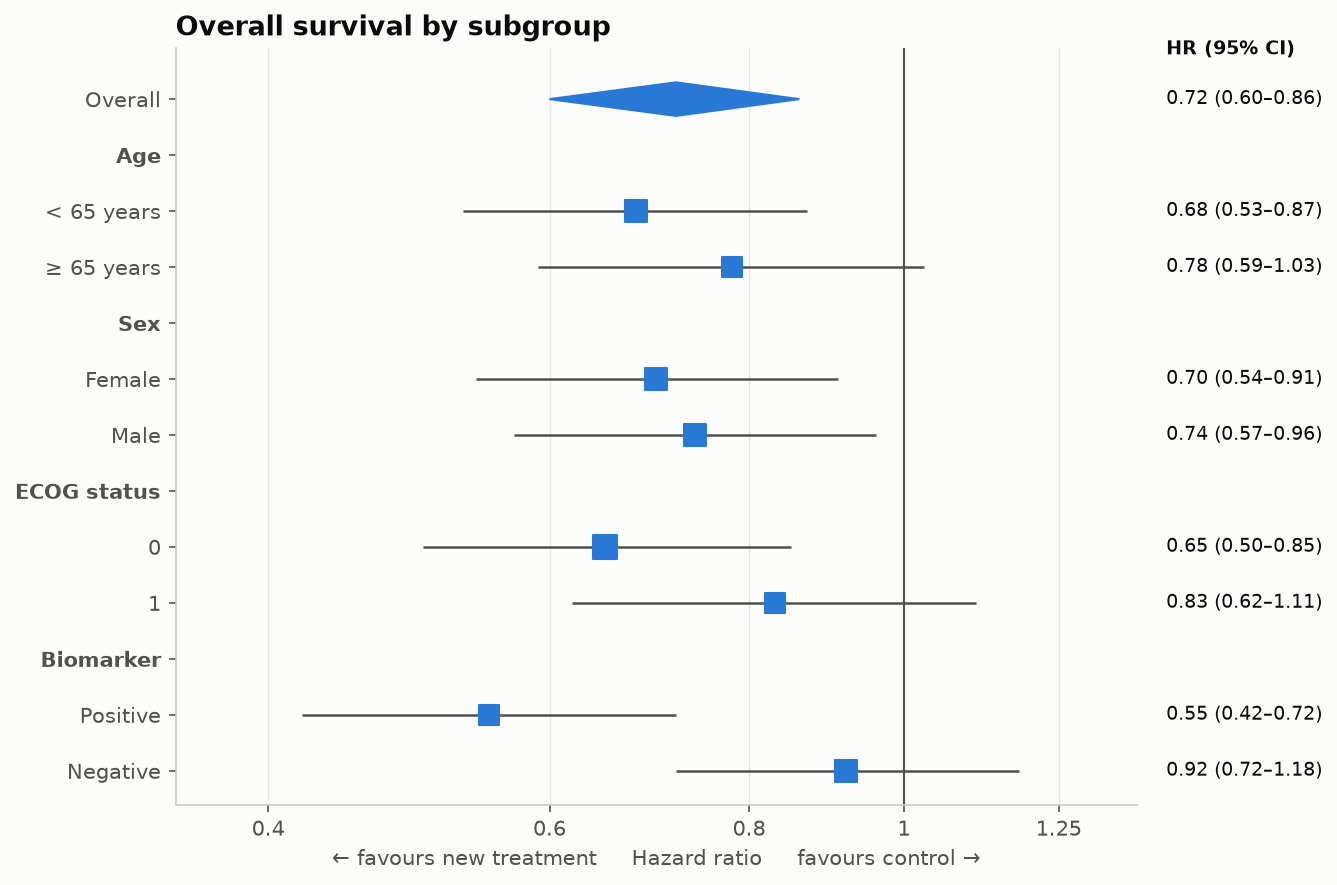

The Python source for this figure:
"""
Forest Plot  -  family: Scientific & clinical

DESIGN PURPOSE
Shows effect estimates (hazard ratio, odds ratio, mean difference) with
confidence intervals for many subgroups or studies, aligned against a line of
no effect. It is the core figure of meta-analyses and trial subgroup analyses.

WHEN TO USE
  - Show a meta-analysis that pools results from several studies
  - Check the consistency of a treatment effect across pre-specified subgroups
  - Present regression coefficients or odds ratios with their CIs

AVOID WHEN
  - There are only one or two estimates (state them in text)
  - Estimates are on different scales (normalize first)

ALTERNATIVES
  - Coefficient (dot-and-whisker) plot
  - Table of estimates

EXAMPLE
Hazard ratios (new treatment vs. control) for overall survival across patient
subgroups (synthetic).

Run:  python forest_plot.py
"""
import sys
from pathlib import Path

import numpy as np
import pandas as pd
import matplotlib.pyplot as plt

# Library style: categorical colors in fixed order, recessive axes, hairline grid.
PALETTE = ["#2a78d6", "#eb6834", "#1baf7a", "#eda100",
           "#e87ba4", "#008300", "#6250d6", "#e34948"]
SEQ_CMAP = "Blues"      # sequential: one hue, light -> dark
DIV_CMAP = "RdBu_r"     # diverging: two opposite hues, neutral midpoint
GRAY = "#b8b7b1"        # de-emphasised marks
plt.rcParams.update({
    "figure.figsize": (8, 4.8), "figure.dpi": 110, "figure.facecolor": "#fcfcfb",
    "axes.facecolor": "#fcfcfb", "axes.edgecolor": "#c9c8c3", "axes.linewidth": 0.8,
    "axes.spines.top": False, "axes.spines.right": False,
    "axes.grid": True, "grid.color": "#e6e5e1", "grid.linewidth": 0.6, "axes.axisbelow": True,
    "axes.prop_cycle": plt.cycler(color=PALETTE),
    "axes.titlesize": 13, "axes.titleweight": "bold", "axes.titlelocation": "left",
    "axes.labelcolor": "#52514e", "xtick.color": "#52514e", "ytick.color": "#52514e",
    "text.color": "#0b0b0b", "font.size": 10, "lines.linewidth": 2,
    "legend.frameon": False,
})

# --- Example data ------------------------------------------------------------
rows = [  # label, HR, lower, upper, n   (None = section header)
    ("Overall", 0.72, 0.60, 0.86, 840),
    ("Age", None, None, None, None),
    ("  < 65 years", 0.68, 0.53, 0.87, 470), ("  ≥ 65 years", 0.78, 0.59, 1.03, 370),
    ("Sex", None, None, None, None),
    ("  Female", 0.70, 0.54, 0.91, 410), ("  Male", 0.74, 0.57, 0.96, 430),
    ("ECOG status", None, None, None, None),
    ("  0", 0.65, 0.50, 0.85, 500), ("  1", 0.83, 0.62, 1.11, 340),
    ("Biomarker", None, None, None, None),
    ("  Positive", 0.55, 0.42, 0.72, 380), ("  Negative", 0.92, 0.72, 1.18, 460),
]
df = pd.DataFrame(rows, columns=["label", "hr", "lo", "hi", "n"])
df

# --- Plot --------------------------------------------------------------------
fig, ax = plt.subplots(figsize=(9, 6))
y = np.arange(len(df))[::-1]
for yi, r in zip(y, df.itertuples()):
    if pd.isna(r.hr):
        continue
    if r.label == "Overall":
        ax.fill([r.lo, r.hr, r.hi, r.hr], [yi, yi + 0.3, yi, yi - 0.3], color=PALETTE[0])
    else:
        ax.hlines(yi, r.lo, r.hi, color="#52514e", linewidth=1.2)
        ax.scatter(r.hr, yi, marker="s", s=r.n / 4, color=PALETTE[0], zorder=3)
    ax.text(1.03, yi, f"{r.hr:.2f} ({r.lo:.2f}–{r.hi:.2f})", transform=ax.get_yaxis_transform(),
            va="center", fontsize=9)
ax.axvline(1, color="#52514e", linewidth=1)
ax.set_xscale("log")
ax.set_xticks([0.4, 0.6, 0.8, 1, 1.25], ["0.4", "0.6", "0.8", "1", "1.25"])
ax.minorticks_off()
ax.set_xlim(0.35, 1.4)
ax.set_yticks(y, df["label"])
for lab, is_hdr in zip(ax.get_yticklabels(), df["hr"].isna()):
    if is_hdr:
        lab.set_fontweight("bold")
ax.grid(axis="y", visible=False)
ax.text(1.03, len(df) - 0.2, "HR (95% CI)", transform=ax.get_yaxis_transform(), fontweight="bold", fontsize=9)
ax.set_xlabel("← favours new treatment     Hazard ratio     favours control →")
ax.set_title("Overall survival by subgroup")
fig.tight_layout()

# --- Save / show -------------------------------------------------------------
out = Path(__file__).with_name(Path(__file__).stem + ".png")
fig.savefig(out, dpi=150, bbox_inches="tight")
print(f"saved {out}")
if "--no-show" not in sys.argv:
    plt.show()
